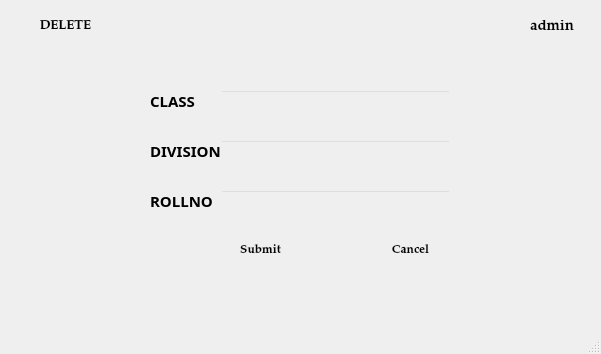
<?xml version="1.0" encoding="UTF-8"?>
<ui version="4.0">
 <class>delete_3</class>
 <widget class="QMainWindow" name="delete_3">
  <property name="geometry">
   <rect>
    <x>0</x>
    <y>0</y>
    <width>601</width>
    <height>354</height>
   </rect>
  </property>
  <property name="windowTitle">
   <string>MainWindow</string>
  </property>
  <widget class="QWidget" name="centralwidget">
   <widget class="QLabel" name="invalid">
    <property name="geometry">
     <rect>
      <x>150</x>
      <y>350</y>
      <width>251</width>
      <height>31</height>
     </rect>
    </property>
    <property name="font">
     <font>
      <family>MS Sans Serif</family>
     </font>
    </property>
    <property name="styleSheet">
     <string notr="true">color: rgb(255, 3, 3);</string>
    </property>
    <property name="text">
     <string/>
    </property>
   </widget>
   <widget class="QLabel" name="label">
    <property name="enabled">
     <bool>true</bool>
    </property>
    <property name="geometry">
     <rect>
      <x>0</x>
      <y>-20</y>
      <width>751</width>
      <height>541</height>
     </rect>
    </property>
    <property name="frameShadow">
     <enum>QFrame::Plain</enum>
    </property>
    <property name="text">
     <string/>
    </property>
    <property name="pixmap">
     <pixmap resource="pic.qrc">:/newPrefix/ttt.jpg</pixmap>
    </property>
   </widget>
   <widget class="QPushButton" name="add">
    <property name="geometry">
     <rect>
      <x>10</x>
      <y>10</y>
      <width>111</width>
      <height>31</height>
     </rect>
    </property>
    <property name="font">
     <font>
      <family>Palatino Linotype</family>
      <pointsize>10</pointsize>
      <weight>75</weight>
      <bold>true</bold>
     </font>
    </property>
    <property name="acceptDrops">
     <bool>false</bool>
    </property>
    <property name="styleSheet">
     <string notr="true">background-color: rgb(255, 255, 255);</string>
    </property>
    <property name="text">
     <string>DELETE</string>
    </property>
    <property name="checkable">
     <bool>false</bool>
    </property>
    <property name="default">
     <bool>true</bool>
    </property>
    <property name="flat">
     <bool>true</bool>
    </property>
   </widget>
   <widget class="QLabel" name="label_2">
    <property name="geometry">
     <rect>
      <x>500</x>
      <y>10</y>
      <width>31</width>
      <height>31</height>
     </rect>
    </property>
    <property name="text">
     <string/>
    </property>
    <property name="pixmap">
     <pixmap resource="pic.qrc">:/newPrefix/icon.png</pixmap>
    </property>
   </widget>
   <widget class="QLabel" name="label_3">
    <property name="geometry">
     <rect>
      <x>530</x>
      <y>20</y>
      <width>47</width>
      <height>13</height>
     </rect>
    </property>
    <property name="font">
     <font>
      <family>Palatino Linotype</family>
      <pointsize>11</pointsize>
      <weight>75</weight>
      <bold>true</bold>
     </font>
    </property>
    <property name="text">
     <string>admin</string>
    </property>
   </widget>
   <widget class="QLabel" name="label_12">
    <property name="geometry">
     <rect>
      <x>150</x>
      <y>140</y>
      <width>81</width>
      <height>21</height>
     </rect>
    </property>
    <property name="font">
     <font>
      <family>Myriad Pro Light</family>
      <pointsize>11</pointsize>
      <weight>75</weight>
      <bold>true</bold>
     </font>
    </property>
    <property name="text">
     <string>DIVISION </string>
    </property>
   </widget>
   <widget class="QLabel" name="label_13">
    <property name="geometry">
     <rect>
      <x>150</x>
      <y>90</y>
      <width>81</width>
      <height>21</height>
     </rect>
    </property>
    <property name="font">
     <font>
      <family>Myriad Pro Light</family>
      <pointsize>11</pointsize>
      <weight>75</weight>
      <bold>true</bold>
     </font>
    </property>
    <property name="text">
     <string>CLASS       </string>
    </property>
   </widget>
   <widget class="QLabel" name="label_14">
    <property name="geometry">
     <rect>
      <x>150</x>
      <y>190</y>
      <width>81</width>
      <height>21</height>
     </rect>
    </property>
    <property name="font">
     <font>
      <family>Myriad Pro Light</family>
      <pointsize>11</pointsize>
      <weight>75</weight>
      <bold>true</bold>
     </font>
    </property>
    <property name="text">
     <string>ROLLNO  </string>
    </property>
   </widget>
   <widget class="QLineEdit" name="division">
    <property name="geometry">
     <rect>
      <x>220</x>
      <y>140</y>
      <width>231</width>
      <height>21</height>
     </rect>
    </property>
    <property name="styleSheet">
     <string notr="true">background:transparent</string>
    </property>
   </widget>
   <widget class="QLineEdit" name="class_2">
    <property name="geometry">
     <rect>
      <x>220</x>
      <y>90</y>
      <width>231</width>
      <height>21</height>
     </rect>
    </property>
    <property name="styleSheet">
     <string notr="true">background:transparent</string>
    </property>
   </widget>
   <widget class="QLineEdit" name="roll">
    <property name="geometry">
     <rect>
      <x>220</x>
      <y>190</y>
      <width>231</width>
      <height>21</height>
     </rect>
    </property>
    <property name="styleSheet">
     <string notr="true">background:transparent</string>
    </property>
   </widget>
   <widget class="QLabel" name="invalid_2">
    <property name="geometry">
     <rect>
      <x>240</x>
      <y>280</y>
      <width>151</width>
      <height>16</height>
     </rect>
    </property>
    <property name="font">
     <font>
      <family>MS Sans Serif</family>
      <pointsize>10</pointsize>
      <weight>75</weight>
      <bold>true</bold>
     </font>
    </property>
    <property name="styleSheet">
     <string notr="true">color:rgb(238, 0, 0)</string>
    </property>
    <property name="text">
     <string/>
    </property>
   </widget>
   <widget class="QPushButton" name="cancel">
    <property name="geometry">
     <rect>
      <x>370</x>
      <y>240</y>
      <width>81</width>
      <height>21</height>
     </rect>
    </property>
    <property name="font">
     <font>
      <family>Palatino Linotype</family>
      <pointsize>9</pointsize>
      <weight>75</weight>
      <bold>true</bold>
     </font>
    </property>
    <property name="acceptDrops">
     <bool>false</bool>
    </property>
    <property name="styleSheet">
     <string notr="true">background-color: rgb(255, 255, 255);</string>
    </property>
    <property name="text">
     <string>Cancel</string>
    </property>
    <property name="checkable">
     <bool>false</bool>
    </property>
    <property name="default">
     <bool>true</bool>
    </property>
    <property name="flat">
     <bool>true</bool>
    </property>
   </widget>
   <widget class="QPushButton" name="submit">
    <property name="geometry">
     <rect>
      <x>220</x>
      <y>240</y>
      <width>81</width>
      <height>21</height>
     </rect>
    </property>
    <property name="font">
     <font>
      <family>Palatino Linotype</family>
      <pointsize>9</pointsize>
      <weight>75</weight>
      <bold>true</bold>
     </font>
    </property>
    <property name="acceptDrops">
     <bool>false</bool>
    </property>
    <property name="styleSheet">
     <string notr="true">background-color: rgb(255, 255, 255);</string>
    </property>
    <property name="text">
     <string>Submit</string>
    </property>
    <property name="checkable">
     <bool>false</bool>
    </property>
    <property name="default">
     <bool>true</bool>
    </property>
    <property name="flat">
     <bool>true</bool>
    </property>
   </widget>
   <widget class="QLabel" name="invalid_3">
    <property name="geometry">
     <rect>
      <x>220</x>
      <y>210</y>
      <width>231</width>
      <height>31</height>
     </rect>
    </property>
    <property name="font">
     <font>
      <family>MS Shell Dlg 2</family>
      <pointsize>10</pointsize>
      <weight>50</weight>
      <bold>false</bold>
     </font>
    </property>
    <property name="styleSheet">
     <string notr="true">color:rgb(238, 0, 0)
</string>
    </property>
    <property name="text">
     <string/>
    </property>
    <property name="alignment">
     <set>Qt::AlignLeading|Qt::AlignLeft|Qt::AlignTop</set>
    </property>
   </widget>
  </widget>
  <widget class="QMenuBar" name="menubar">
   <property name="geometry">
    <rect>
     <x>0</x>
     <y>0</y>
     <width>601</width>
     <height>21</height>
    </rect>
   </property>
  </widget>
  <widget class="QStatusBar" name="statusbar"/>
 </widget>
 <tabstops>
  <tabstop>class_2</tabstop>
  <tabstop>division</tabstop>
  <tabstop>roll</tabstop>
  <tabstop>submit</tabstop>
  <tabstop>cancel</tabstop>
  <tabstop>add</tabstop>
 </tabstops>
 <resources>
  <include location="pic.qrc"/>
 </resources>
 <connections/>
</ui>
